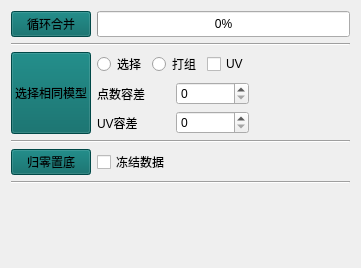
           <widget class="QWidget" name="page_9">
            <property name="geometry">
             <rect>
              <x>0</x>
              <y>0</y>
              <width>361</width>
              <height>268</height>
             </rect>
            </property>
            <attribute name="label">
             <string>辅助功能</string>
            </attribute>
            <layout class="QHBoxLayout" name="horizontalLayout_27">
             <item>
              <layout class="QVBoxLayout" name="verticalLayout_6">
               <item>
                <layout class="QVBoxLayout" name="verticalLayout_5">
                 <item>
                  <layout class="QHBoxLayout" name="horizontalLayout_4">
                   <item>
                    <widget class="QPushButton" name="CombineLoopButton">
                     <property name="minimumSize">
                      <size>
                       <width>80</width>
                       <height>0</height>
                      </size>
                     </property>
                     <property name="toolTip">
                      <string>&lt;html&gt;&lt;head/&gt;&lt;body&gt;&lt;p&gt;对多个选择的组进行逐步合并&lt;/p&gt;&lt;/body&gt;&lt;/html&gt;</string>
                     </property>
                     <property name="styleSheet">
                      <string notr="true">background-color: rgb(0, 101, 99);</string>
                     </property>
                     <property name="text">
                      <string>循环合并</string>
                     </property>
                    </widget>
                   </item>
                   <item>
                    <widget class="QProgressBar" name="CombineLoop_progressBar">
                     <property name="enabled">
                      <bool>true</bool>
                     </property>
                     <property name="sizePolicy">
                      <sizepolicy hsizetype="Expanding" vsizetype="Preferred">
                       <horstretch>0</horstretch>
                       <verstretch>0</verstretch>
                      </sizepolicy>
                     </property>
                     <property name="value">
                      <number>0</number>
                     </property>
                     <property name="alignment">
                      <set>Qt::AlignCenter</set>
                     </property>
                    </widget>
                   </item>
                  </layout>
                 </item>
                 <item>
                  <widget class="Line" name="line">
                   <property name="orientation">
                    <enum>Qt::Horizontal</enum>
                   </property>
                  </widget>
                 </item>
                 <item>
                  <layout class="QHBoxLayout" name="horizontalLayout_7">
                   <item>
                    <widget class="QPushButton" name="SelectTheSameModelButton">
                     <property name="sizePolicy">
                      <sizepolicy hsizetype="Fixed" vsizetype="MinimumExpanding">
                       <horstretch>0</horstretch>
                       <verstretch>0</verstretch>
                      </sizepolicy>
                     </property>
                     <property name="maximumSize">
                      <size>
                       <width>80</width>
                       <height>16777215</height>
                      </size>
                     </property>
                     <property name="toolTip">
                      <string>&lt;html&gt;&lt;head/&gt;&lt;body&gt;&lt;p&gt;对选择模型,通过顶点数量,和uv数量 进行筛选和打组&lt;/p&gt;&lt;/body&gt;&lt;/html&gt;</string>
                     </property>
                     <property name="styleSheet">
                      <string notr="true">background-color: rgb(0, 101, 99);</string>
                     </property>
                     <property name="text">
                      <string>选择相同模型</string>
                     </property>
                    </widget>
                   </item>
                   <item>
                    <layout class="QVBoxLayout" name="verticalLayout_4">
                     <item>
                      <layout class="QHBoxLayout" name="horizontalLayout_5">
                       <item>
                        <widget class="QRadioButton" name="Select_Same_Mesh_radioButton">
                         <property name="text">
                          <string>选择</string>
                         </property>
                        </widget>
                       </item>
                       <item>
                        <widget class="QRadioButton" name="Group_Same_Mesh_radioButton">
                         <property name="text">
                          <string>打组</string>
                         </property>
                        </widget>
                       </item>
                       <item>
                        <widget class="QCheckBox" name="Uv_Same_Mesh_checkBox">
                         <property name="text">
                          <string>UV</string>
                         </property>
                        </widget>
                       </item>
                      </layout>
                     </item>
                     <item>
                      <layout class="QHBoxLayout" name="horizontalLayout_6">
                       <item>
                        <layout class="QVBoxLayout" name="verticalLayout_2">
                         <item>
                          <widget class="QLabel" name="label_7">
                           <property name="text">
                            <string>点数容差</string>
                           </property>
                          </widget>
                         </item>
                         <item>
                          <widget class="QLabel" name="label_10">
                           <property name="text">
                            <string>UV容差</string>
                           </property>
                          </widget>
                         </item>
                        </layout>
                       </item>
                       <item>
                        <layout class="QVBoxLayout" name="verticalLayout_3">
                         <item>
                          <widget class="QSpinBox" name="Vtx_Offest_Same_Mesh_spinBox">
                           <property name="maximum">
                            <number>99999999</number>
                           </property>
                          </widget>
                         </item>
                         <item>
                          <widget class="QSpinBox" name="UV_Offest_Same_Mesh_spinBox">
                           <property name="maximum">
                            <number>9999999</number>
                           </property>
                          </widget>
                         </item>
                        </layout>
                       </item>
                      </layout>
                     </item>
                    </layout>
                   </item>
                   <item>
                    <spacer name="horizontalSpacer_9">
                     <property name="orientation">
                      <enum>Qt::Horizontal</enum>
                     </property>
                     <property name="sizeHint" stdset="0">
                      <size>
                       <width>40</width>
                       <height>20</height>
                      </size>
                     </property>
                    </spacer>
                   </item>
                  </layout>
                 </item>
                 <item>
                  <widget class="Line" name="line_2">
                   <property name="orientation">
                    <enum>Qt::Horizontal</enum>
                   </property>
                  </widget>
                 </item>
                 <item>
                  <layout class="QHBoxLayout" name="horizontalLayout_8">
                   <item>
                    <widget class="QPushButton" name="Freeze_Floor_pushButton">
                     <property name="minimumSize">
                      <size>
                       <width>80</width>
                       <height>0</height>
                      </size>
                     </property>
                     <property name="toolTip">
                      <string>&lt;html&gt;&lt;head/&gt;&lt;body&gt;&lt;p&gt;对选择的物体归世界中心,并放置于XZ网格之上.可以勾选冻结数据&lt;/p&gt;&lt;/body&gt;&lt;/html&gt;</string>
                     </property>
                     <property name="styleSheet">
                      <string notr="true">background-color: rgb(0, 101, 99);</string>
                     </property>
                     <property name="text">
                      <string>归零置底</string>
                     </property>
                    </widget>
                   </item>
                   <item>
                    <widget class="QCheckBox" name="Freeze_checkBox">
                     <property name="text">
                      <string>冻结数据</string>
                     </property>
                    </widget>
                   </item>
                   <item>
                    <spacer name="horizontalSpacer_13">
                     <property name="orientation">
                      <enum>Qt::Horizontal</enum>
                     </property>
                     <property name="sizeHint" stdset="0">
                      <size>
                       <width>40</width>
                       <height>20</height>
                      </size>
                     </property>
                    </spacer>
                   </item>
                  </layout>
                 </item>
                </layout>
               </item>
               <item>
                <widget class="Line" name="line_6">
                 <property name="orientation">
                  <enum>Qt::Horizontal</enum>
                 </property>
                </widget>
               </item>
               <item>
                <spacer name="verticalSpacer_5">
                 <property name="orientation">
                  <enum>Qt::Vertical</enum>
                 </property>
                 <property name="sizeHint" stdset="0">
                  <size>
                   <width>20</width>
                   <height>40</height>
                  </size>
                 </property>
                </spacer>
               </item>
              </layout>
             </item>
            </layout>
           </widget>
